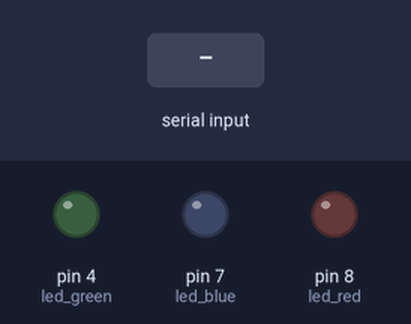
A sketch run on a simulated Arduino Uno, built with avr-gcc and run on an emulated ATmega328P. On the bench: output pins drawn as LEDs (lit = HIGH). Inputs (shaded band) come from the test bench.

Above: at 1.2 s.
1.3 s: "1" received over Serial
At 1.6 s:
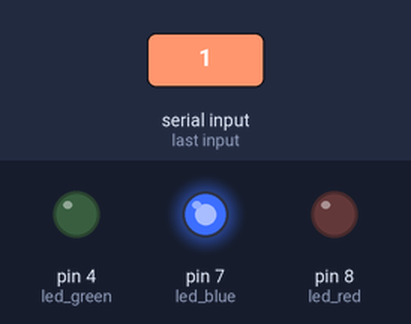
2.8 s: "2" received over Serial
At 4.0 s:
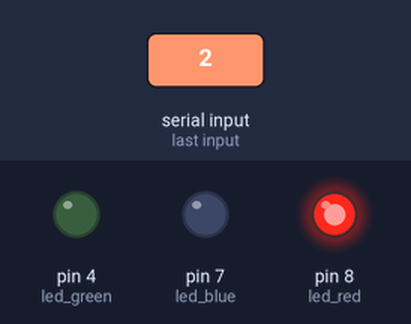
4.3 s: "4" received over Serial
At 5.1 s:
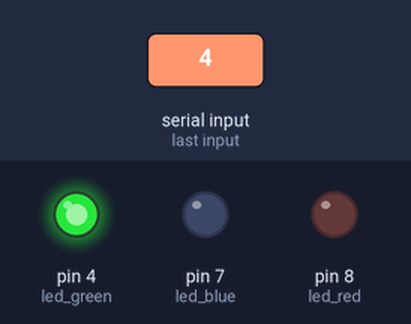
7.3 s: "8" received over Serial
At 8.6 s:
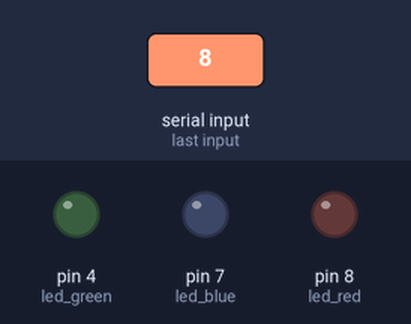
Timing chart, 0 to 9.8 s (numbered marks = the images above; inputs shaded):
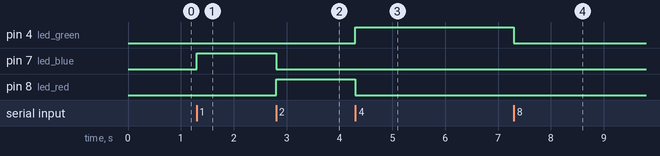

The sketch:

main.ino
```cpp
#include <SoftwareSerial.h>

SoftwareSerial piSerial(10, 11); // RX, TX
int a;
int led_red = 8;
int led_blue = 7;
int led_green = 4;

void setup() {
  Serial.begin(57600);
  piSerial.begin(57600);
  pinMode(led_red, OUTPUT);
  pinMode(led_blue, OUTPUT);
  pinMode(led_green, OUTPUT);
}

void loop() { // run over and over
  if (piSerial.available()) {
    Serial.write(piSerial.read());
  }
  a = Serial.read();
  if (a == '1') {
      digitalWrite(led_green, LOW);
      digitalWrite(led_red, LOW);
      digitalWrite(led_blue, HIGH);
     }
  else if (a == '2') {
      digitalWrite(led_green, LOW);
      digitalWrite(led_red, HIGH);
      digitalWrite(led_blue, LOW);
    }
  else if (a == '4') {
      digitalWrite(led_green, HIGH);
      digitalWrite(led_red, LOW);
      digitalWrite(led_blue, LOW);
     }
  else if (a == '8') {
      digitalWrite(led_green, LOW);
      digitalWrite(led_red, LOW);
      digitalWrite(led_blue, LOW);
    }


}
```

Measured:
- after the input at 1.3 s, pin 7 (led_blue): LOW → HIGH at once
- after the input at 2.8 s, pin 7 (led_blue): HIGH → LOW at once; pin 8 (led_red): LOW → HIGH at once
- after the input at 4.3 s, pin 4 (led_green): LOW → HIGH at once; pin 8 (led_red): HIGH → LOW at once
- after the input at 7.3 s, pin 4 (led_green): HIGH → LOW at once
